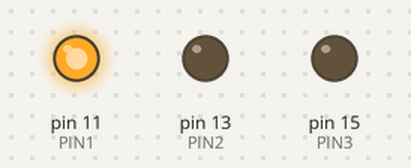
This program was run on a simulated Raspberry Pi (header pin numbers). Parts: output pins drawn as LEDs (lit = HIGH). At 6.0 s the program stops and its outputs stay as they are.

Above: at 0.1 s.
At 1.1 s:
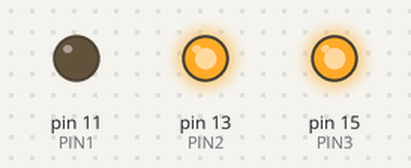
At 2.6 s:
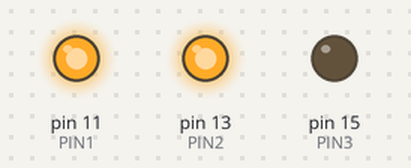
At 3.6 s:
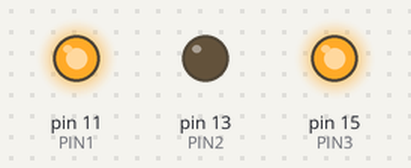
At 6.1 s:
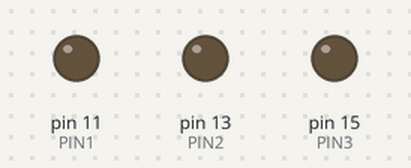
Timing chart, 0 to 7.5 s (numbered marks = the images above):
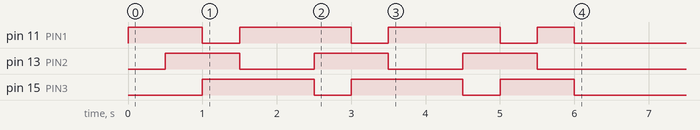

Measured:
- by itself, pin 11 (PIN1): repeats every 2.0 s: LOW 0.50 s, HIGH 1.5 s
- by itself, pin 13 (PIN2): alternates HIGH for 1.0 s and LOW for 1.0 s, 6 changes in all, then stays LOW
- by itself, pin 15 (PIN3): goes HIGH 1.5 s, LOW 0.50 s, HIGH 1.5 s, LOW 0.50 s, HIGH 1.0 s, then LOW

The program:

sampleGPIOcode.py
```python
# -*- coding: utf-8 -*-
import RPi.GPIO as GPIO
import time

COUNT = 3
PIN1 = 11
PIN2 = 13
PIN3 = 15
GPIO.setmode(GPIO.BOARD)
GPIO.setup(PIN1,GPIO.OUT)
GPIO.setup(PIN2,GPIO.OUT)
GPIO.setup(PIN3,GPIO.OUT)

for _ in xrange(COUNT):
	GPIO.output(PIN1,True)
	GPIO.output(PIN2,False)
	time.sleep(0.5)
	GPIO.output(PIN2,True)
	GPIO.output(PIN3,False)
	time.sleep(0.5)
	GPIO.output(PIN1,False)
	GPIO.output(PIN3,True)
	time.sleep(0.5)
	GPIO.output(PIN2,False)
	GPIO.output(PIN1,True)
	time.sleep(0.5)

GPIO.cleanup()
```
